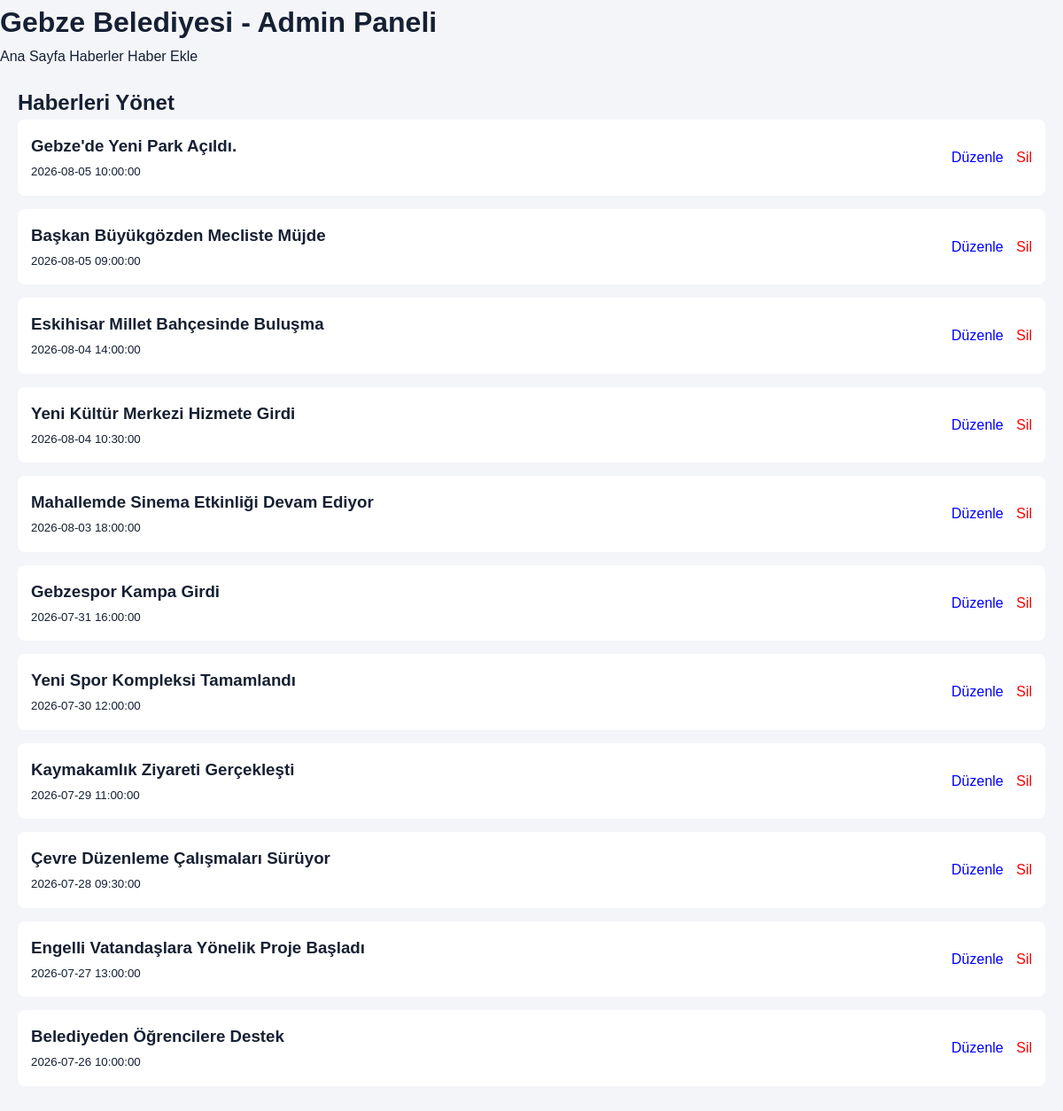
The page /admin/haber-yonet.php on the database its author committed.
### tables this page shows
CREATE TABLE `haberler` (
  `id` int(11) NOT NULL,
  `baslik` varchar(255) NOT NULL,
  `icerik` text NOT NULL,
  `resim` varchar(255) NOT NULL,
  `tarih` datetime NOT NULL
);

### admin/haber-yonet.php (the view, shortened to what this page needs)
<?php
include '../includes/db.php';
$stmt = $conn->query("SELECT * FROM haberler ORDER BY tarih DESC");
$haberler = $stmt->fetchAll(PDO::FETCH_ASSOC);
?>
<!DOCTYPE html>
<html lang="tr">
<head>
    <link rel="stylesheet" href="../css/style.css">
</head>
<body>
    <header>
        <h1>Gebze Belediyesi - Admin Paneli</h1>
        <nav>
            <a href="../index.php">Ana Sayfa</a>
            <a href="../pages/haberler.php">Haberler</a>
            <a href="haber-ekle.php">Haber Ekle</a>
        </nav>
    </header>
    <main style="padding: 20px;">
        <h2>Haberleri Yönet</h2>
        <?php foreach ($haberler as $haber): ?>
            <div style="background: white; padding: 15px; margin-bottom: 15px; border-radius: 8px; display: flex; justify-content: space-between; align-items: center;">
                <div>
                    <h3><?php echo htmlspecialchars($haber['baslik']); ?></h3>
                    <small><?php echo $haber['tarih']; ?></small>
                </div>
                <div>
                    <a href="haber-duzenle.php?id=<?php echo $haber['id']; ?>" style="margin-right: 10px; color: blue;">Düzenle</a>
                    <a href="haber-yonet.php?sil=<?php echo $haber['id']; ?>"
                       onclick="return confirm('Bu haberi silmek istediğinize emin misiniz?');"
                       style="color: red;">Sil</a>
                </div>
            </div>
        <?php endforeach; ?>
    </main>
</body>
</html>

### css/style.css (style rules this page uses)
:root { --navy: #003366; --navy-deep: #001a33; --accent: #f6a01a; --accent-hot: #e08e0c; --text: #162033; --muted: #617089; --bg: #f3f5f8; --line: #e4eaf1; --white: #ffffff; --radius: 12px; --shadow: 0 10px 28px rgba(0, 26, 51, 0.1); --container: 1160px; --font: "Poppins", sans-serif; }
*, *::before, *::after { box-sizing: border-box; margin: 0; padding: 0; }
html { scroll-behavior: smooth; }
body { font-family: var(--font); color: var(--text); background: var(--bg); line-height: 1.6; }
a { color: inherit; text-decoration: none; }

### rows shown on the page
haberler: baslik "Gebze'de Yeni Park Açıldı.", tarih "2026-08-05 10:00:00"
haberler: baslik "Başkan Büyükgözden Mecliste Müjde", tarih "2026-08-05 09:00:00"
haberler: baslik "Eskihisar Millet Bahçesinde Buluşma", tarih "2026-08-04 14:00:00"
haberler: baslik "Yeni Kültür Merkezi Hizmete Girdi", tarih "2026-08-04 10:30:00"
haberler: baslik "Mahallemde Sinema Etkinliği Devam Ediyor", tarih "2026-08-03 18:00:00"
haberler: baslik "Gebzespor Kampa Girdi", tarih "2026-07-31 16:00:00"
haberler: baslik "Yeni Spor Kompleksi Tamamlandı", tarih "2026-07-30 12:00:00"
haberler: baslik "Kaymakamlık Ziyareti Gerçekleşti", tarih "2026-07-29 11:00:00"
haberler: baslik "Çevre Düzenleme Çalışmaları Sürüyor", tarih "2026-07-28 09:30:00"
haberler: baslik "Engelli Vatandaşlara Yönelik Proje Başladı", tarih "2026-07-27 13:00:00"
haberler: baslik "Belediyeden Öğrencilere Destek", tarih "2026-07-26 10:00:00"
